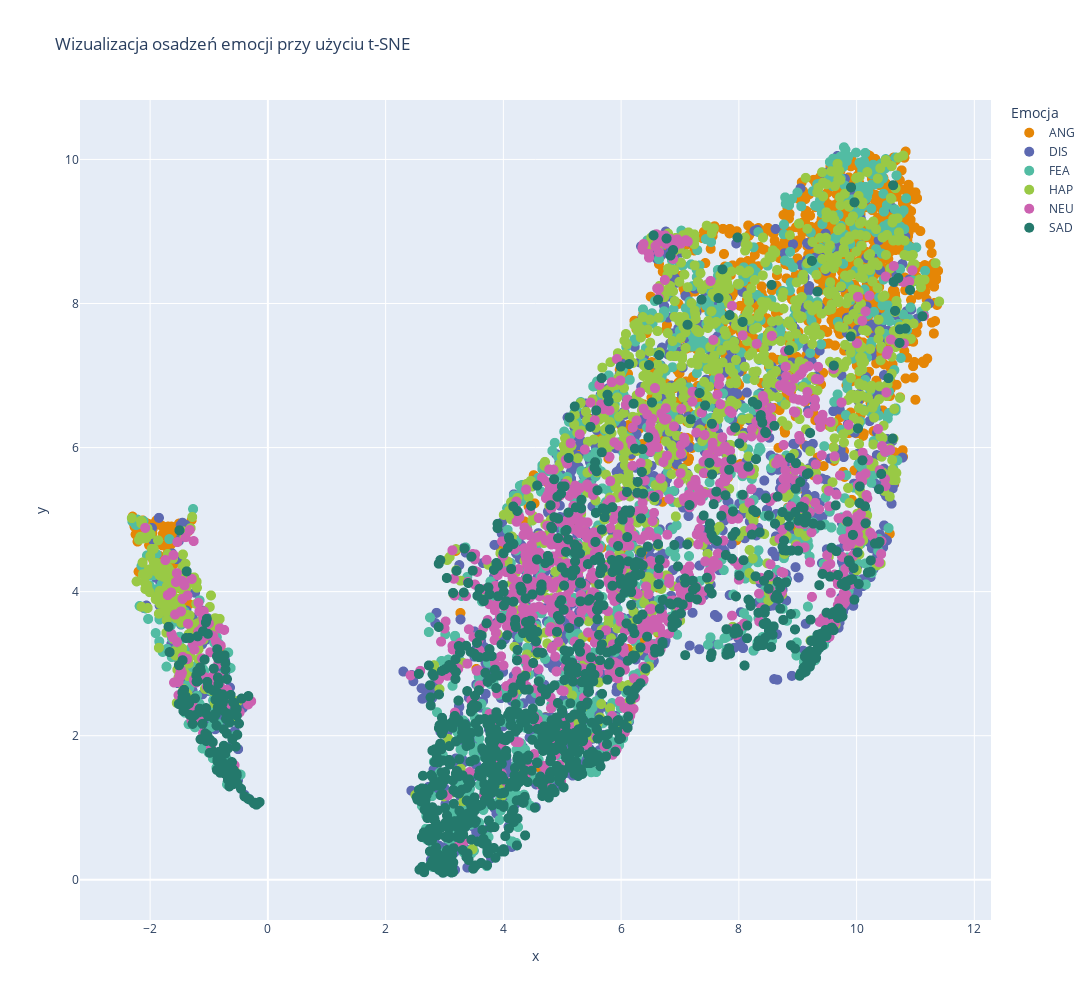

Write notebook code for a chart like this one.
### Code cell
plot_embeddings(embeddings, emos, files, 'umap')

### Figure 1 — Plotly figure (JSON) as saved in the notebook; plotly's stock layout.template omitted (floating-point values rounded to 4 significant figures; data arrays with more than 128 entries replaced by an {"elided": "..."} marker saying what was removed)
{"data": [{"hovertemplate": "<b>%{hovertext}</b><br><br>Emocja=ANG<br>x=%{x}<br>y=%{y}<extra></extra>", "hovertext": {"elided": "1271 str values"}, "legendgroup": "ANG", "marker": {"color": "rgb(229, 134, 6)", "size": 10, "symbol": "circle"}, "mode": "markers", "name": "ANG", "showlegend": true, "type": "scattergl", "x": {"elided": "1271 float values"}, "xaxis": "x", "y": {"elided": "1271 float values"}, "yaxis": "y"}, {"hovertemplate": "<b>%{hovertext}</b><br><br>Emocja=DIS<br>x=%{x}<br>y=%{y}<extra></extra>", "hovertext": {"elided": "1271 str values"}, "legendgroup": "DIS", "marker": {"color": "rgb(93, 105, 177)", "size": 10, "symbol": "circle"}, "mode": "markers", "name": "DIS", "showlegend": true, "type": "scattergl", "x": {"elided": "1271 float values"}, "xaxis": "x", "y": {"elided": "1271 float values"}, "yaxis": "y"}, {"hovertemplate": "<b>%{hovertext}</b><br><br>Emocja=FEA<br>x=%{x}<br>y=%{y}<extra></extra>", "hovertext": {"elided": "1271 str values"}, "legendgroup": "FEA", "marker": {"color": "rgb(82, 188, 163)", "size": 10, "symbol": "circle"}, "mode": "markers", "name": "FEA", "showlegend": true, "type": "scattergl", "x": {"elided": "1271 float values"}, "xaxis": "x", "y": {"elided": "1271 float values"}, "yaxis": "y"}, {"hovertemplate": "<b>%{hovertext}</b><br><br>Emocja=HAP<br>x=%{x}<br>y=%{y}<extra></extra>", "hovertext": {"elided": "1271 str values"}, "legendgroup": "HAP", "marker": {"color": "rgb(153, 201, 69)", "size": 10, "symbol": "circle"}, "mode": "markers", "name": "HAP", "showlegend": true, "type": "scattergl", "x": {"elided": "1271 float values"}, "xaxis": "x", "y": {"elided": "1271 float values"}, "yaxis": "y"}, {"hovertemplate": "<b>%{hovertext}</b><br><br>Emocja=NEU<br>x=%{x}<br>y=%{y}<extra></extra>", "hovertext": {"elided": "1087 str values"}, "legendgroup": "NEU", "marker": {"color": "rgb(204, 97, 176)", "size": 10, "symbol": "circle"}, "mode": "markers", "name": "NEU", "showlegend": true, "type": "scattergl", "x": {"elided": "1087 float values"}, "xaxis": "x", "y": {"elided": "1087 float values"}, "yaxis": "y"}, {"hovertemplate": "<b>%{hovertext}</b><br><br>Emocja=SAD<br>x=%{x}<br>y=%{y}<extra></extra>", "hovertext": {"elided": "1271 str values"}, "legendgroup": "SAD", "marker": {"color": "rgb(36, 121, 108)", "size": 10, "symbol": "circle"}, "mode": "markers", "name": "SAD", "showlegend": true, "type": "scattergl", "x": {"elided": "1271 float values"}, "xaxis": "x", "y": {"elided": "1271 float values"}, "yaxis": "y"}], "layout": {"height": 1000, "legend": {"title": {"text": "Emocja"}, "tracegroupgap": 0}, "title": {"text": "Wizualizacja osadzeń emocji przy użyciu t-SNE"}, "width": 1600, "xaxis": {"anchor": "y", "domain": [0, 1], "title": {"text": "x"}}, "yaxis": {"anchor": "x", "domain": [0, 1], "title": {"text": "y"}}}}
